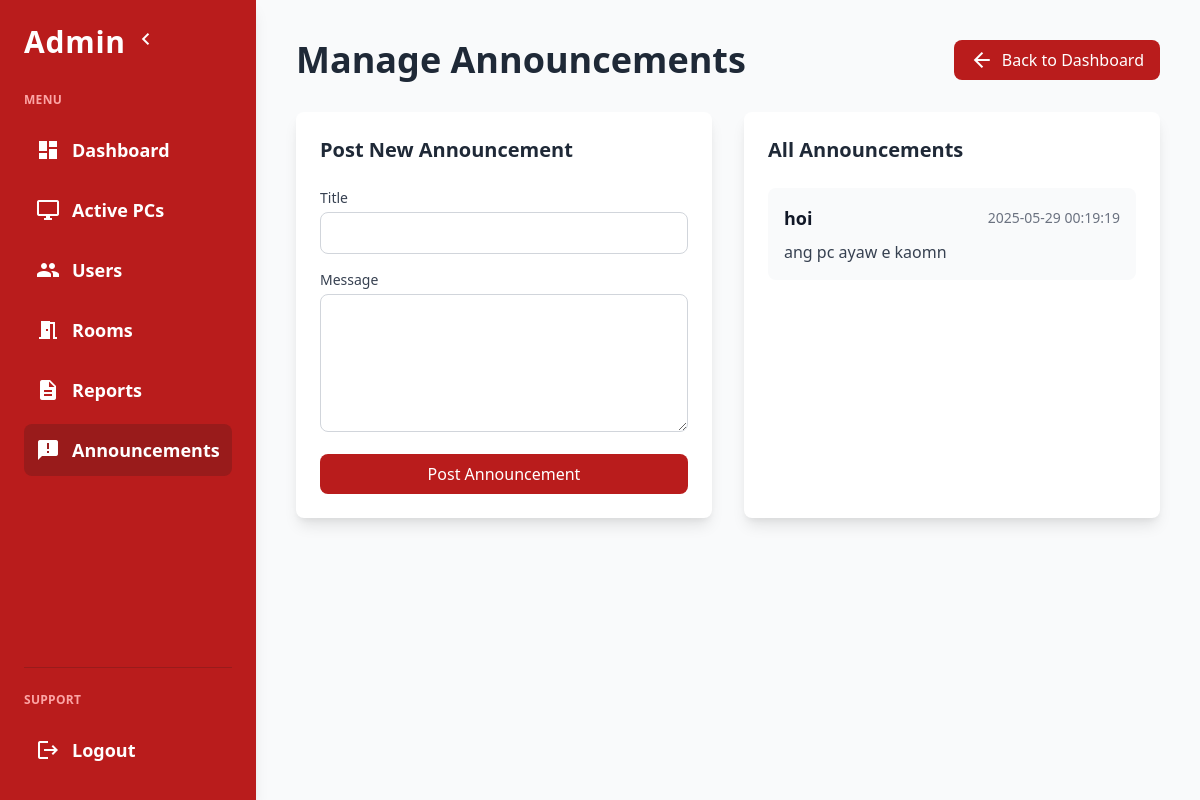
The page /admin/announcements.php (signed in) on the database its author committed.
### tables this page shows
CREATE TABLE `announcements` (
  `announcement_id` int(11) NOT NULL,
  `title` varchar(200) DEFAULT NULL,
  `message` text DEFAULT NULL,
  `date_posted` timestamp NOT NULL DEFAULT current_timestamp()
);

### admin/announcements.php (the view, shortened to what this page needs)
<?php
require '../db/db.php';
$announcements = $conn->query("SELECT * FROM announcements ORDER BY date_posted DESC");
?>
<!DOCTYPE html>
<html lang="en">
<head>
    <link href="https://cdn.jsdelivr.net/npm/tailwindcss@2.2.19/dist/tailwind.min.css" rel="stylesheet">
</head>
<body class="bg-gray-50 text-gray-900">
    <div class="flex h-screen overflow-hidden">
        <nav id="sidebar" class="sidebar w-64 bg-red-700 text-white p-6 flex flex-col overflow-y-auto shadow-lg">
            <div class="flex items-center mb-8">
                <h1 class="text-3xl font-extrabold tracking-wide">Admin</h1>
                <button id="toggleSidebar" class="ml-2 text-white focus:outline-none">
                    <span class="material-icons">chevron_left</span>
                </button>
            </div>
            <p class="text-xs font-semibold uppercase mb-4 tracking-wide text-red-300">Menu</p>
            <ul class="flex-grow space-y-2">
                <li>
                    <a href="dashboard.php" class="flex items-center p-3 rounded-lg hover:bg-red-600 transition-colors duration-200">
                        <span class="material-icons">dashboard</span>
                        <span class="font-semibold text-lg">Dashboard</span>
                    </a>
                </li>
                <li>
                    <a href="active_pcs.php" class="flex items-center p-3 rounded-lg hover:bg-red-600 transition-colors duration-200">
                        <span class="material-icons">desktop_windows</span>
                        <span class="font-semibold text-lg">Active PCs</span>
                    </a>
                </li>
                <li>
                    <a href="manage_users.php" class="flex items-center p-3 rounded-lg hover:bg-red-600 transition-colors duration-200">
                        <span class="material-icons">people</span>
                        <span class="font-semibold text-lg">Users</span>
                    </a>
                </li>
                <li>
                    <a href="manage_rooms.php" class="flex items-center p-3 rounded-lg hover:bg-red-600 transition-colors duration-200">
                        <span class="material-icons">meeting_room</span>
                        <span class="font-semibold text-lg">Rooms</span>
                    </a>
                </li>
                <li>
                    <a href="maintenance_reports.php" class="flex items-center p-3 rounded-lg hover:bg-red-600 transition-colors duration-200">
                        <span class="material-icons">description</span>
                        <span class="font-semibold text-lg">Reports</span>
                    </a>
                </li>
                <li>
                    <a href="announcements.php" class="flex items-center p-3 rounded-lg bg-red-800 hover:bg-red-600 transition-colors duration-200">
                        <span class="material-icons">announcement</span>
                        <span class="font-semibold text-lg">Announcements</span>
                    </a>
                </li>
            </ul>
            <div class="mt-auto pt-6 border-t border-red-800">
                <p class="text-xs font-semibold uppercase mb-4 tracking-wide text-red-300">Support</p>
                <ul>
                    <li>
                        <a href="../logout.php" class="flex items-center p-3 rounded-lg hover:bg-red-600 transition-colors duration-200">
                            <span class="material-icons">logout</span>
                            <span class="font-semibold text-lg">Logout</span>
                        </a>
                    </li>
                </ul>
            </div>
        </nav>
        <main class="flex-grow p-6 md:p-10 overflow-y-auto">
            <div class="flex justify-between items-center mb-8">
                <h2 class="text-4xl font-extrabold text-gray-800">Manage Announcements</h2>
                <a href="dashboard.php" class="inline-flex items-center px-4 py-2 bg-red-700 text-white rounded-lg hover:bg-red-800 transition-colors duration-200">
                    <span class="material-icons mr-2">arrow_back</span>
                    Back to Dashboard
                </a>
            </div>
            <div class="grid grid-cols-1 lg:grid-cols-2 gap-8">
                <div class="bg-white rounded-lg shadow-lg p-6">
                    <h3 class="text-xl font-semibold text-gray-800 mb-6">Post New Announcement</h3>
                    <form method="post" class="space-y-4">
                        <div>
                            <label class="block text-sm font-medium text-gray-700 mb-1">Title</label>
                            <input type="text" name="title" required
                                class="w-full px-3 py-2 border border-gray-300 rounded-lg focus:outline-none focus:ring-2 focus:ring-red-500 focus:border-transparent">
                        </div>
                        <div>
                            <label class="block text-sm font-medium text-gray-700 mb-1">Message</label>
                            <textarea name="message" rows="5" required
                                class="w-full px-3 py-2 border border-gray-300 rounded-lg focus:outline-none focus:ring-2 focus:ring-red-500 focus:border-transparent"></textarea>
                        </div>
                        <button type="submit" name="post_announcement"
                            class="w-full bg-red-700 text-white py-2 px-4 rounded-lg hover:bg-red-800 focus:outline-none focus:ring-2 focus:ring-red-500 focus:ring-offset-2 transition-colors duration-200">
                            Post Announcement
                        </button>
                    </form>
                </div>
                <div class="bg-white rounded-lg shadow-lg p-6">
                    <h3 class="text-xl font-semibold text-gray-800 mb-6">All Announcements</h3>
                    <?php if ($announcements->num_rows > 0): ?>
                        <div class="space-y-4">
                            <?php while ($a = $announcements->fetch_assoc()): ?>
                                <div class="p-4 bg-gray-50 rounded-lg">
                                    <div class="flex items-center justify-between mb-2">
                                        <h4 class="text-lg font-semibold text-gray-900"><?= htmlspecialchars($a['title']) ?></h4>
                                        <span class="text-sm text-gray-500"><?= $a['date_posted'] ?></span>
                                    </div>
                                    <p class="text-gray-700 whitespace-pre-line"><?= nl2br(htmlspecialchars($a['message'])) ?></p>
                                </div>
                            <?php endwhile; ?>
                        </div>
                    <?php else: ?>
                        <p class="text-gray-500 text-center py-4">No announcements posted yet.</p>
                    <?php endif; ?>
                </div>
            </div>
        </main>
    </div>
</body>
</html>

### admin/announcements.php (style rules this page uses)
nav a span.material-icons { margin-right: 12px; font-size: 24px; vertical-align: middle; }
.sidebar { transition: width 0.3s; }

### rows shown on the page
announcements: title "hoi", date_posted "2025-05-29 00:19:19", message "ang pc ayaw e kaomn"
